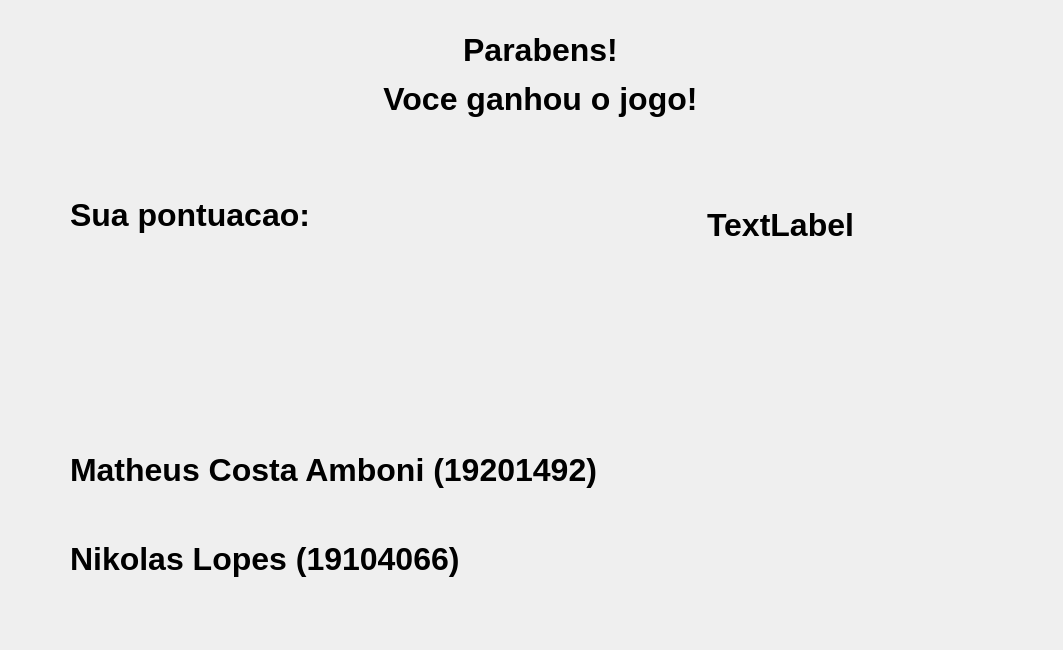
<?xml version="1.0" encoding="UTF-8"?>
<ui version="4.0">
 <class>GameWin</class>
 <widget class="QDialog" name="GameWin">
  <property name="geometry">
   <rect>
    <x>0</x>
    <y>0</y>
    <width>1063</width>
    <height>650</height>
   </rect>
  </property>
  <property name="windowTitle">
   <string>Dialog</string>
  </property>
  <widget class="QLabel" name="label">
   <property name="geometry">
    <rect>
     <x>370</x>
     <y>20</y>
     <width>341</width>
     <height>111</height>
    </rect>
   </property>
   <property name="text">
    <string>&lt;html&gt;&lt;head/&gt;&lt;body&gt;&lt;p align=&quot;center&quot;&gt;&lt;span style=&quot; font-size:24pt; font-weight:600;&quot;&gt;Parabens!&lt;/span&gt;&lt;/p&gt;&lt;p align=&quot;center&quot;&gt;&lt;span style=&quot; font-size:24pt; font-weight:600;&quot;&gt;Voce ganhou o jogo!&lt;/span&gt;&lt;/p&gt;&lt;/body&gt;&lt;/html&gt;</string>
   </property>
  </widget>
  <widget class="QLabel" name="label_2">
   <property name="geometry">
    <rect>
     <x>70</x>
     <y>160</y>
     <width>341</width>
     <height>111</height>
    </rect>
   </property>
   <property name="text">
    <string>&lt;html&gt;&lt;head/&gt;&lt;body&gt;&lt;p&gt;&lt;span style=&quot; font-size:24pt; font-weight:600;&quot;&gt;Sua pontuacao:&lt;/span&gt;&lt;/p&gt;&lt;/body&gt;&lt;/html&gt;</string>
   </property>
  </widget>
  <widget class="QLabel" name="qscore">
   <property name="geometry">
    <rect>
     <x>610</x>
     <y>150</y>
     <width>341</width>
     <height>151</height>
    </rect>
   </property>
   <property name="text">
    <string>&lt;html&gt;&lt;head/&gt;&lt;body&gt;&lt;p align=&quot;center&quot;&gt;&lt;span style=&quot; font-size:24pt; font-weight:600;&quot;&gt;TextLabel&lt;/span&gt;&lt;/p&gt;&lt;/body&gt;&lt;/html&gt;</string>
   </property>
  </widget>
  <widget class="QLabel" name="label_3">
   <property name="geometry">
    <rect>
     <x>70</x>
     <y>430</y>
     <width>581</width>
     <height>171</height>
    </rect>
   </property>
   <property name="text">
    <string>&lt;html&gt;&lt;head/&gt;&lt;body&gt;&lt;p&gt;&lt;span style=&quot; font-size:24pt; font-weight:600;&quot;&gt;Matheus Costa Amboni (19201492)&lt;/span&gt;&lt;/p&gt;&lt;p&gt;&lt;br/&gt;&lt;/p&gt;&lt;p&gt;&lt;span style=&quot; font-size:24pt; font-weight:600;&quot;&gt;Nikolas Lopes (19104066)&lt;/span&gt;&lt;/p&gt;&lt;/body&gt;&lt;/html&gt;</string>
   </property>
   <property name="indent">
    <number>-1</number>
   </property>
  </widget>
  <widget class="QLabel" name="label_4">
   <property name="geometry">
    <rect>
     <x>820</x>
     <y>450</y>
     <width>71</width>
     <height>91</height>
    </rect>
   </property>
   <property name="text">
    <string/>
   </property>
   <property name="pixmap">
    <pixmap resource="res.qrc">:/images/clipart2908532.png</pixmap>
   </property>
  </widget>
 </widget>
 <resources>
  <include location="res.qrc"/>
 </resources>
 <connections/>
</ui>
